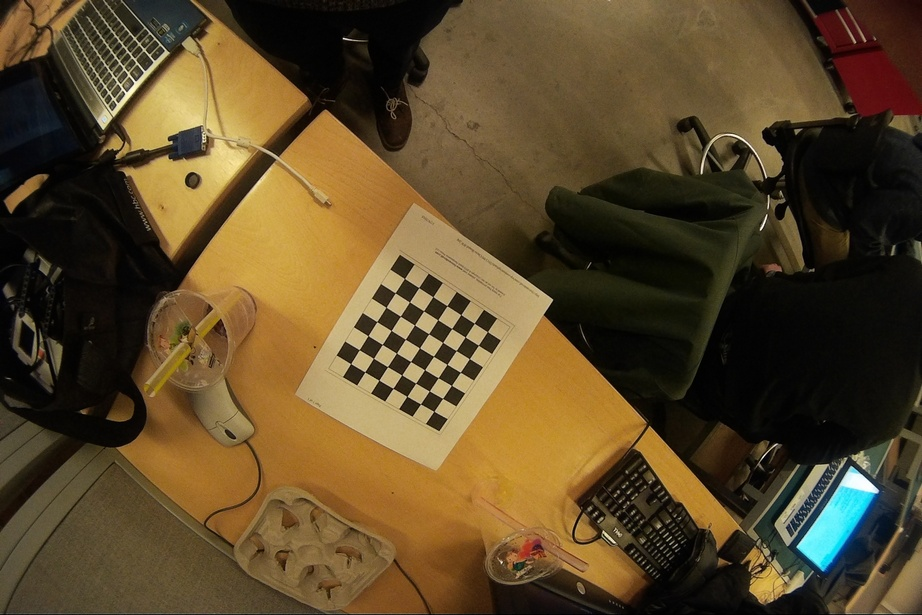
#> input picture IMAG0014small.JPG, 922 x 615 px; its folder holds 4 pictures in this run
$ python Fisheye.py
#> lines starting #> are read from the running program, lines starting #| are printed output that depends on the picture; after the words box and inside, x2 and y2 are one past the last pixel; in counts of white or black regions, pixels touching at a corner belong together
import numpy as np
import cv2
import glob

print("i loaded the libraries")
# termination criteria
criteria = (cv2.TERM_CRITERIA_EPS + cv2.TERM_CRITERIA_MAX_ITER, 30, 0.001)

# prepare object points, like (0,0,0), (1,0,0), (2,0,0) ....,(6,5,0)
objp = np.zeros((7 * 7,3), np.float32)
objp[:,:2] = np.mgrid[0:7,0:7].T.reshape(-1,2)

# Arrays to store object points and image points from all the images.
objpoints = [] # 3d point in real world space
imgpoints = [] # 2d points in image plane.
imgcorners = [] #2d corners of the chessboard
images = glob.glob('*.jpg')

enumi = enumerate(images)


for enum_fname in enumi:

    iteration = next(enumi)
    index,fname = iteration
    print ("Iteration", index)
    img = cv2.imread(fname)
#> img is the input picture: shape (615, 922, 3); mean B, G, R 40.7, 72, 90.5
    gray = cv2.cvtColor(img,cv2.COLOR_BGR2GRAY)
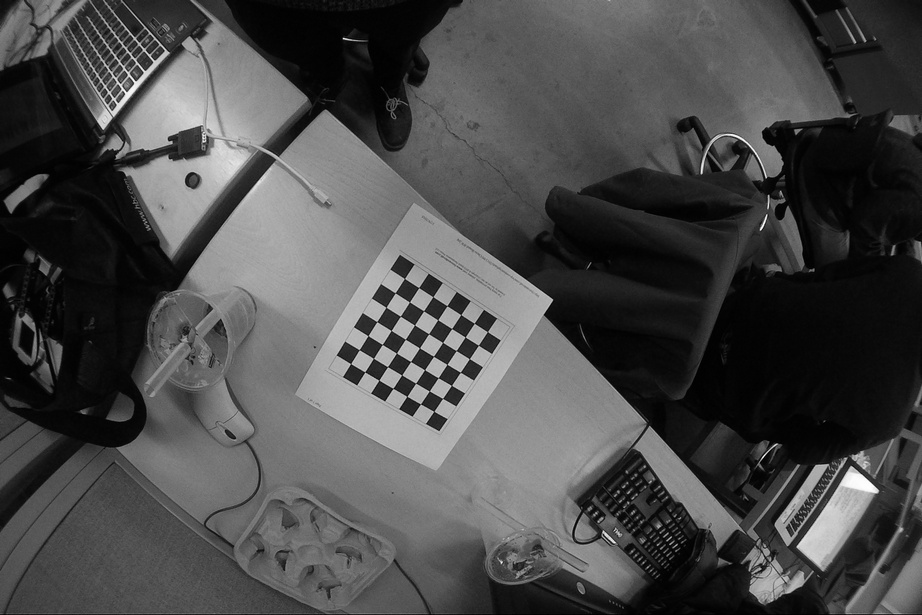
#> gray: shape (615, 922); min 0, max 254, mean 74
    grid = (7,7)

    # Find the chess board corners
    ret, corners = cv2.findChessboardCorners(gray, grid,None)
#> ret = True; corners = 49 rows, first 8: [404.4, 278.5], [418.7, 287.6], [432.8, 296.6], [446.9, 305.7], [460.7, 314.6], [474.3, 323.3], [487.4, 331.6], [395.2, 292.8]
    print ("Corners: ", len(corners))
#| Corners:  49

    # If found, add object points, image points (after refining them)
    if ret == True:
        print ("Found Chessboard")
        objpoints.append(objp)
        cv2.cornerSubPix(gray,corners,(11,11),(-1,-1),criteria)
        imgpoints.append(corners)
        print ("objpoints: ", objpoints, "imgpoints: ", imgpoints)
#> (printed output is left out)

        # Draw and display the corners
        cv2.drawChessboardCorners(img, grid, corners,ret)
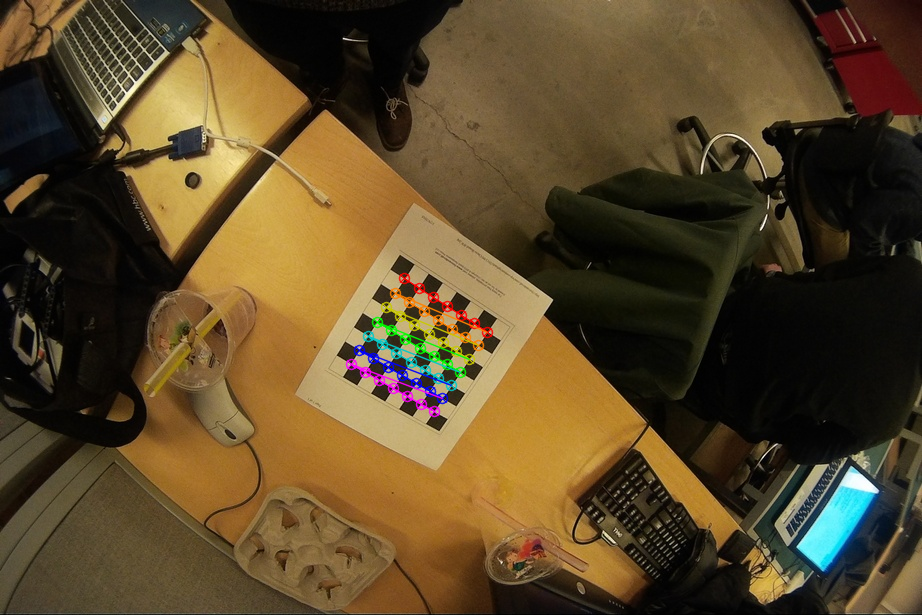
#> img: shape (615, 922, 3); 1.23% of pixels changed, all inside (x1, y1, x2, y2) = (345, 272, 494, 418)
        smol = cv2.resize(img, (0,0), fx = 0.4, fy = 0.4)
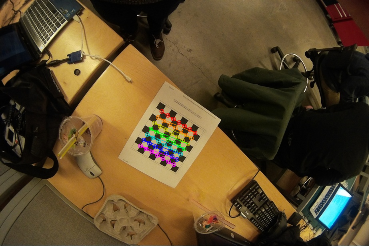
#> smol: shape (246, 369, 3); mean B, G, R 40.9, 72, 90.6
        cv2.imshow('thesight',smol)

    print ("Calibrate? Y / N")

    if cv2.waitKey(0) == ord('y'):
#> (key Esc is pressed here)
        print ("Calibrating.")
        test = gray.shape[::-1]
        ret, mtx, dist, rvecs, tvecs = cv2.calibrateCamera(objpoints, imgpoints, gray.shape[::-1],None,None)

        h, w = gray.shape[:2]
        newcameramtx, roi = cv2.getOptimalNewCameraMatrix(mtx,dist,(w,h),1,(w,h))
        x,y,h,w = roi

        if 0: #error of the project, err -> 0 is better
            imgpoints2 = []
            jacob = []
            print (objpoints)
            imgpoints2, jacob = cv2.projectPoints(objpoints[0],rvecs[0],tvecs[0],mtx,dist)
            err = cv2.norm(imgpoints[0],imgpoints2, cv2.NORM_L2)
            print (err)

        if 1: #two methods of undistortion which should give the same result
            dst = cv2.undistort(img, mtx, dist, None, newcameramtx)
        else:
            mapx,mapy = cv2.initUndistortRectifyMap(mtx,dist,None,newcameramtx,(w,h),5)
            dst = cv2.remap(img,mapx,mapy,cv2.INTER_LINEAR)

        #display the undistorted image
        dstsmol = cv2.resize(dst, (0,0), fx = 0.4, fy = 0.4)
        cv2.imshow("undistort",dstsmol)

        print ("Crop? ROI is: ", roi)
        if cv2.waitKey(0) == ord('y'):
            dst = dst[y:y+h, x:x+w]
            cv2.imshow("cropped",dst)
            print ("Save Photo? Y /N")
            if cv2.waitKey(0) == ord('y'):
                cv2.imwrite('calibresult.png',dst)

        #find the corners and perspective translate
        print (imgpoints[0][0][0])
        imgcorners = np.float32([imgpoints[0][0][0],imgpoints[0][6][0],imgpoints[0][42][0],imgpoints[0][48][0]])
        # [4 lines of commented-out code are left out]


        persp = np.float32([[0,0],[300,0],[0,300],[300,300]])

        M = cv2.getPerspectiveTransform(imgcorners,persp)
        dest = cv2.warpPerspective(img,M,(300,300))

        cv2.imshow("warp",dest)


        cv2.waitKey(0)
        cv2.destroyAllWindows()
#> pass 2 of the loop `for enum_fname in enumi:`:
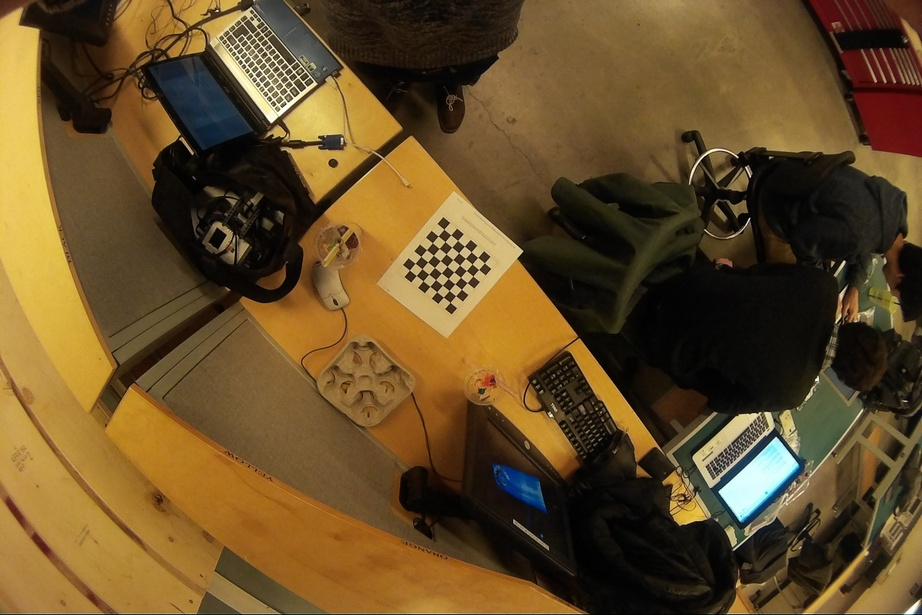
#> input picture IMAG0015small.JPG, 922 x 615 px
#> img is the input picture: shape (615, 922, 3); mean B, G, R 39.6, 77.3, 101.9
#> `gray = cv2.cvtColor(img,cv2.COLOR_BGR2GRAY)`:
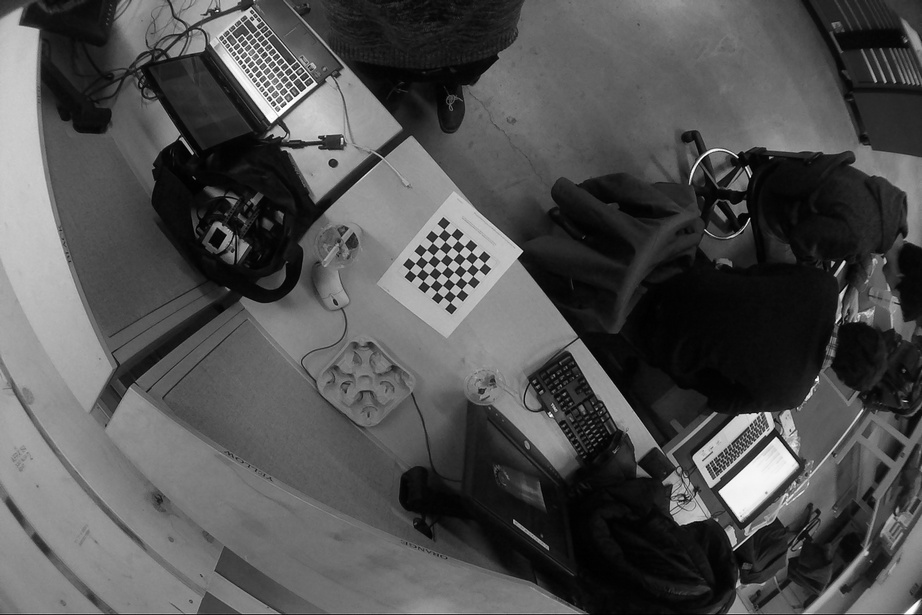
#> gray: shape (615, 922); min 0, max 254, mean 80.4
#> corners = 49 rows, first 8: [443.8, 229.3], [450.7, 234.7], [457.6, 240.5], [464.4, 246.2], [471.2, 251.7], [477.7, 257.4], [484.4, 262.8], [438.2, 236]
#| Corners:  49
#> (printed output is left out)
#> img: shape (615, 922, 3); 0.46% of pixels changed, all inside (x1, y1, x2, y2) = (409, 223, 484, 309)
#> `smol = cv2.resize(img, (0,0), fx = 0.4, fy = 0.4)`:
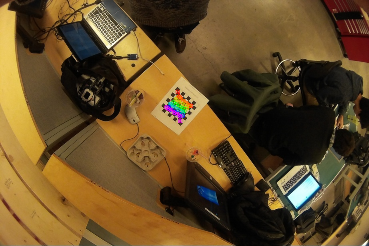
#> smol: shape (246, 369, 3); mean B, G, R 39.7, 77.3, 102
#> (key Enter is pressed here)
cv2.destroyAllWindows()
